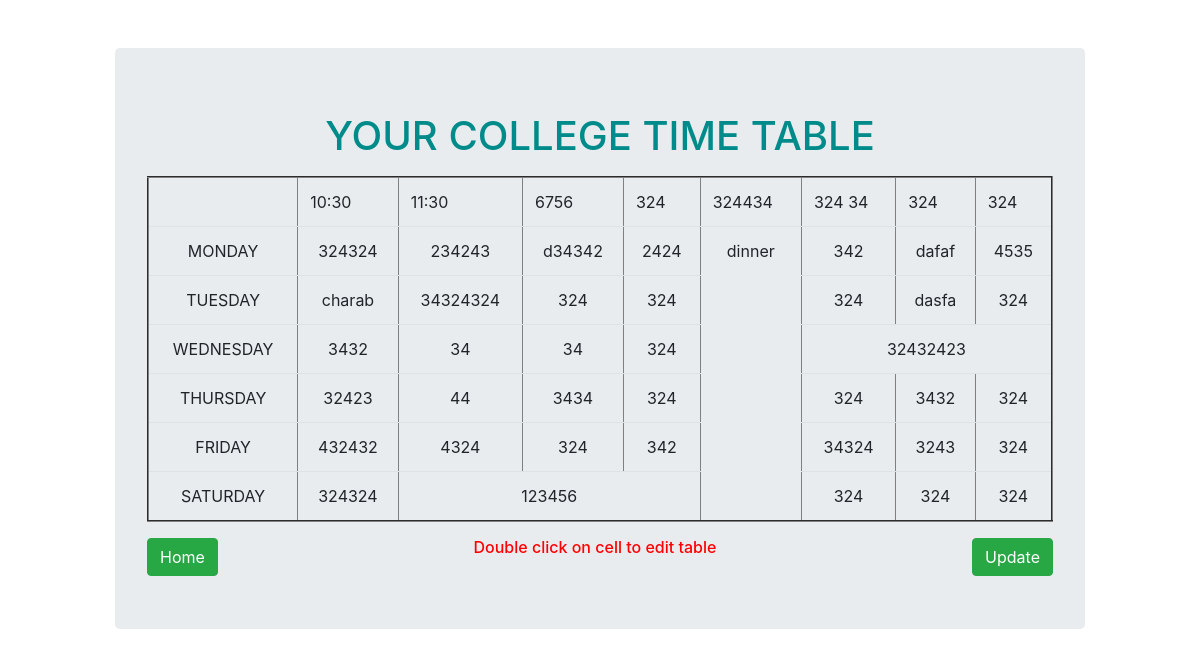
The page /table/1/ on the database its author committed.
### my_app/models.py (models this page shows, shortened)
class TimeTable(models.Model):
    username = models.CharField(max_length=100)
    email    = models.CharField(max_length=100)
    tm1      = models.CharField(max_length=100,blank=True,null=True)
    tm2      = models.CharField(max_length=100,blank=True,null=True)
    tm3      = models.CharField(max_length=100,blank=True,null=True)
    tm4      = models.CharField(max_length=100,blank=True,null=True)
    tm5      = models.CharField(max_length=100,blank=True,null=True)
    tm6      = models.CharField(max_length=100,blank=True,null=True)
    tm7      = models.CharField(max_length=100,blank=True,null=True)
    tm8      = models.CharField(max_length=100,blank=True,null=True)
    m1       = models.CharField(max_length=100,blank=True,null=True)
    m2       = models.CharField(max_length=100,blank=True,null=True)
    m3       = models.CharField(max_length=100,blank=True,null=True)
    m4       = models.CharField(max_length=100,blank=True,null=True)
    m5       = models.CharField(max_length=100,blank=True,null=True)
    m6       = models.CharField(max_length=100,blank=True,null=True)
    m7       = models.CharField(max_length=100,blank=True,null=True)
    m8       = models.CharField(max_length=100,blank=True,null=True)
    tu1     = models.CharField(max_length=100,blank=True,null=True)
    tu2     = models.CharField(max_length=100,blank=True,null=True)
    tu3     = models.CharField(max_length=100,blank=True,null=True)
    tu4     = models.CharField(max_length=100,blank=True,null=True)
    tu5     = models.CharField(max_length=100,blank=True,null=True)
    tu6     = models.CharField(max_length=100,blank=True,null=True)
    tu7     = models.CharField(max_length=100,blank=True,null=True)
    w1      = models.CharField(max_length=100,blank=True,null=True)
    w2      = models.CharField(max_length=100,blank=True,null=True)
    w3      = models.CharField(max_length=100,blank=True,null=True)
    w4      = models.CharField(max_length=100,blank=True,null=True)
    w5      = models.CharField(max_length=100,blank=True,null=True)
    th1     = models.CharField(max_length=100,blank=True,null=True)
    th2     = models.CharField(max_length=100,blank=True,null=True)
    th3     = models.CharField(max_length=100,blank=True,null=True)
    th4     = models.CharField(max_length=100,blank=True,null=True)
    th5     = models.CharField(max_length=100,blank=True,null=True)
    th6     = models.CharField(max_length=100,blank=True,null=True)
    th7     = models.CharField(max_length=100,blank=True,null=True)
    f1      = models.CharField(max_length=100,blank=True,null=True)
    f2      = models.CharField(max_length=100,blank=True,null=True)
    f3      = models.CharField(max_length=100,blank=True,null=True)
    f4      = models.CharField(max_length=100,blank=True,null=True)
    f5      = models.CharField(max_length=100,blank=True,null=True)
    f6      = models.CharField(max_length=100,blank=True,null=True)
    f7      = models.CharField(max_length=100,blank=True,null=True)
    s1      = models.CharField(max_length=100,blank=True,null=True)
    s2      = models.CharField(max_length=100,blank=True,null=True)
    s3      = models.CharField(max_length=100,blank=True,null=True)
    s4      = models.CharField(max_length=100,blank=True,null=True)
    s5      = models.CharField(max_length=100,blank=True,null=True)

### my_app/views.py (the view)
# urls.py: path('table/<int:id>/',views.table,name='timetable'),
def table(request,id):
    global g
    g = id
    content = TimeTable.objects.get(id=g)
    return render(request,'timetable.html',{'content':content})

### my_app/templates/timetable.html (shortened to what this page needs)
<!DOCTYPE html>
<html lang="en">
<head>
    <link rel="stylesheet" href="https://maxcdn.bootstrapcdn.com/bootstrap/4.0.0/css/bootstrap.min.css">
</head>
<body>
{% block content %}
        <div class="col-md-10 offset-md-1 mt-5">
          <div class="jumbotron">
           <div>
               <H1><FONT COLOR="DARKCYAN"><CENTER>YOUR COLLEGE TIME TABLE</FONT></H1>
           </div>
           <table class="table" border="2" cellspacing="3" align="center" style="height:70%;">
               <tr>
                <td align="center">
                <td class="editable" data-id="{{content.id}}" data-type="tm1">{{content.tm1}}
                <td class="editable" data-id="{{content.id}}" data-type="tm2">{{content.tm2}}
                <td class="editable" data-id="{{content.id}}" data-type="tm3">{{content.tm3}}
                <td class="editable" data-id="{{content.id}}" data-type="tm4">{{content.tm4}}
                <td class="editable" data-id="{{content.id}}" data-type="tm5">{{content.tm5}}
                <td class="editable" data-id="{{content.id}}" data-type="tm6">{{content.tm6}}
                <td class="editable" data-id="{{content.id}}" data-type="tm7">{{content.tm7}}
                <td class="editable" data-id="{{content.id}}" data-type="tm8">{{content.tm8}}
               </tr>
               <tr>
                <td align="center">MONDAY
                <td align="center" class="editable" data-id="{{content.id}}" data-type="m1">{{content.m1}}
                   <td align="center" class="editable" data-id="{{content.id}}" data-type="m2">{{content.m2}}<br>
                <td align="center" class="editable" data-id="{{content.id}}" data-type="m3">{{content.m3}}<br>
                <td align="center" class="editable" data-id="{{content.id}}" data-type="m4">{{content.m4}}<br>
                <td rowspan="6" align="center" class="editable" data-id="{{content.id}}" data-type="m5">{{content.m5}}
                <td align="center" class="editable" data-id="{{content.id}}" data-type="m6">{{content.m6}}<br>
                <td align="center" class="editable" data-id="{{content.id}}" data-type="m7">{{content.m7}}<br>
                <td align="center" class="editable" data-id="{{content.id}}" data-type="m8">{{content.m8}}
               </tr>
               <tr>
                <td align="center">TUESDAY
                <td align="center" class="editable" data-id="{{content.id}}" data-type="tu1">{{content.tu1}}<br>
                <td align="center" class="editable" data-id="{{content.id}}" data-type="tu2">{{content.tu2}}<br>
                <td align="center" class="editable" data-id="{{content.id}}" data-type="tu3">{{content.tu3}}<br>
                <td align="center" class="editable" data-id="{{content.id}}" data-type="tu4">{{content.tu4}}<br>
                <td align="center" class="editable" data-id="{{content.id}}" data-type="tu5">{{content.tu5}}<br>
                <td align="center" class="editable" data-id="{{content.id}}" data-type="tu6">{{content.tu6}}<br>
                <td align="center" class="editable" data-id="{{content.id}}" data-type="tu7">{{content.tu7}}<br>
               </tr>
               <tr>
                <td align="center">WEDNESDAY
                <td align="center" class="editable" data-id="{{content.id}}" data-type="w1">{{content.w1}}<br>
                <td align="center" class="editable" data-id="{{content.id}}" data-type="w2">{{content.w2}}<br>
                <td align="center" class="editable" data-id="{{content.id}}" data-type="w3">{{content.w3}}<br>
                <td align="center" class="editable" data-id="{{content.id}}" data-type="w4">{{content.w4}}<br>
                <td colspan="3" align="center" class="editable" data-id="{{content.id}}" data-type="w5">{{content.w5}}<br>
               </tr>
               <tr>
                <td align="center">THURSDAY
                <td align="center" class="editable" data-id="{{content.id}}" data-type="th1">{{content.th1}}<br>
                <td align="center" class="editable" data-id="{{content.id}}" data-type="th2">{{content.th2}}<br>
                <td align="center" class="editable" data-id="{{content.id}}" data-type="th3">{{content.th3}}<br>
                <td align="center" class="editable" data-id="{{content.id}}" data-type="th4">{{content.th4}}<br>
                <td align="center" class="editable" data-id="{{content.id}}" data-type="th5">{{content.th5}}<br>
                <td align="center" class="editable" data-id="{{content.id}}" data-type="th6">{{content.th6}}<br>
                <td align="center" class="editable" data-id="{{content.id}}" data-type="th7">{{content.th7}}<br>
               </tr>
               <tr>
                <td align="center">FRIDAY
                <td align="center" class="editable" data-id="{{content.id}}" data-type="f1">{{content.f1}}<br>
                <td align="center" class="editable" data-id="{{content.id}}" data-type="f2">{{content.f2}}<br>
                <td align="center" class="editable" data-id="{{content.id}}" data-type="f3">{{content.f3}}<br>
                <td align="center" class="editable" data-id="{{content.id}}" data-type="f4">{{content.f4}}<br>
                <td align="center" class="editable" data-id="{{content.id}}" data-type="f5">{{content.f5}}<br>
                <td align="center" class="editable" data-id="{{content.id}}" data-type="f6">{{content.f6}}<br>
                <td align="center" class="editable" data-id="{{content.id}}" data-type="f7">{{content.f7}}<br>
               </tr>
               <tr>
                <td align="center">SATURDAY
                <td align="center" class="editable" data-id="{{content.id}}" data-type="s1">{{content.s1}}<br>
                <td colspan="3" align="center" class="editable" data-id="{{content.id}}" data-type="s2">{{content.s2}}<br>
                <td align="center" class="editable" data-id="{{content.id}}" data-type="s3">{{content.s3}}<br>
                <td align="center" class="editable" data-id="{{content.id}}" data-type="s4">{{content.s4}}<br>
                <td align="center" class="editable" data-id="{{content.id}}" data-type="s5">{{content.s5}}<br>
               </tr>
        </table>
           <button  onclick="location.href=table/<int:id>/" class="btn btn-success mb-10" style="float:right;">Update</button>
              <button onclick="location.href='/'" class="btn btn-success mr-10" style="float:left;">Home</button>
              <h6 style="color:red;" align="center">Double click on cell to edit table</h6>
          </div>
        </div>
{% endblock content %}
</body>
</html>

### rows shown on the page
TimeTable: tm1 "10:30", tm2 "11:30", tm3 "6756", tm4 "324", tm5 "324434", tm6 "324 34", tm7 "324", tm8 "324", m1 "324324", m2 "234243", m3 "d34342", m4 "2424", m5 "dinner", m6 "342", m7 "dafaf", m8 "4535", tu1 "charab", tu2 "34324324", tu3 "324", tu4 "324", tu5 "324", tu6 "dasfa", tu7 "324", w1 "3432", w2 "34", w3 "34", w4 "324", w5 "32432423", th1 "32423", th2 "44", th3 "3434", th4 "324", th5 "324", th6 "3432", th7 "324", f1 "432432", f2 "4324", f3 "324", f4 "342", f5 "34324", f6 "3243", f7 "324", s1 "324324", s2 "123456", s3 "324", s4 "324", s5 "324"
